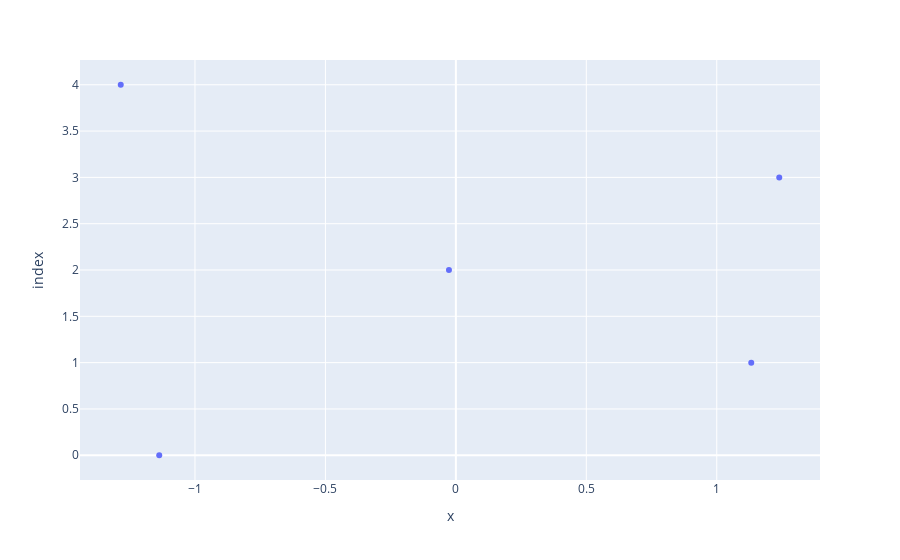

Notebook code for this chart:
### Code cell
#plot the centriods over clusters
px.scatter(x_df_f_1,'annual_income_(k$)','spending_score_(1-100)',color='clusters')
px.scatter(centroids[:,0],centroids[:,1])

### Figure 1 — Plotly figure (JSON) as saved in the notebook; plotly's stock layout.template omitted (floating-point values rounded to 4 significant figures)
{"data": [{"hovertemplate": "x=%{x}<br>index=%{y}<extra></extra>", "legendgroup": "", "marker": {"color": "#636efa", "symbol": "circle"}, "mode": "markers", "name": "", "orientation": "h", "showlegend": false, "type": "scatter", "x": [-1.137, 1.132, -0.02646, 1.24, -1.284], "xaxis": "x", "y": [0, 1, 2, 3, 4], "yaxis": "y"}], "layout": {"legend": {"tracegroupgap": 0}, "margin": {"t": 60}, "xaxis": {"anchor": "y", "domain": [0, 1], "title": {"text": "x"}}, "yaxis": {"anchor": "x", "domain": [0, 1], "title": {"text": "index"}}}}
